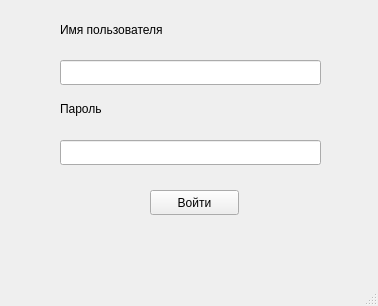
<?xml version="1.0" encoding="UTF-8"?>
<ui version="4.0">
 <class>Window</class>
 <widget class="QMainWindow" name="Window">
  <property name="geometry">
   <rect>
    <x>0</x>
    <y>0</y>
    <width>378</width>
    <height>306</height>
   </rect>
  </property>
  <property name="windowTitle">
   <string>Авторизация</string>
  </property>
  <property name="inputMethodHints">
   <set>Qt::ImhNone</set>
  </property>
  <widget class="QWidget" name="centralwidget">
   <widget class="QPushButton" name="enter">
    <property name="geometry">
     <rect>
      <x>150</x>
      <y>190</y>
      <width>89</width>
      <height>25</height>
     </rect>
    </property>
    <property name="text">
     <string>Войти</string>
    </property>
   </widget>
   <widget class="QLabel" name="username_label">
    <property name="geometry">
     <rect>
      <x>60</x>
      <y>20</y>
      <width>141</width>
      <height>20</height>
     </rect>
    </property>
    <property name="text">
     <string>Имя пользователя</string>
    </property>
   </widget>
   <widget class="QLabel" name="password_label">
    <property name="geometry">
     <rect>
      <x>60</x>
      <y>100</y>
      <width>67</width>
      <height>17</height>
     </rect>
    </property>
    <property name="text">
     <string>Пароль</string>
    </property>
   </widget>
   <widget class="QLineEdit" name="lineEdit_username">
    <property name="geometry">
     <rect>
      <x>60</x>
      <y>60</y>
      <width>261</width>
      <height>25</height>
     </rect>
    </property>
    <property name="inputMethodHints">
     <set>Qt::ImhNone</set>
    </property>
    <property name="text">
     <string/>
    </property>
    <property name="frame">
     <bool>true</bool>
    </property>
    <property name="echoMode">
     <enum>QLineEdit::Normal</enum>
    </property>
   </widget>
   <widget class="QLineEdit" name="lineEdit_password">
    <property name="geometry">
     <rect>
      <x>60</x>
      <y>140</y>
      <width>261</width>
      <height>25</height>
     </rect>
    </property>
    <property name="text">
     <string/>
    </property>
    <property name="echoMode">
     <enum>QLineEdit::Password</enum>
    </property>
    <property name="dragEnabled">
     <bool>false</bool>
    </property>
   </widget>
   <widget class="QLabel" name="error_label">
    <property name="geometry">
     <rect>
      <x>10</x>
      <y>240</y>
      <width>361</width>
      <height>51</height>
     </rect>
    </property>
    <property name="frameShape">
     <enum>QFrame::NoFrame</enum>
    </property>
    <property name="frameShadow">
     <enum>QFrame::Sunken</enum>
    </property>
    <property name="midLineWidth">
     <number>1</number>
    </property>
    <property name="text">
     <string/>
    </property>
    <property name="textFormat">
     <enum>Qt::AutoText</enum>
    </property>
   </widget>
  </widget>
  <widget class="QStatusBar" name="statusbar"/>
 </widget>
 <resources/>
 <connections/>
</ui>
